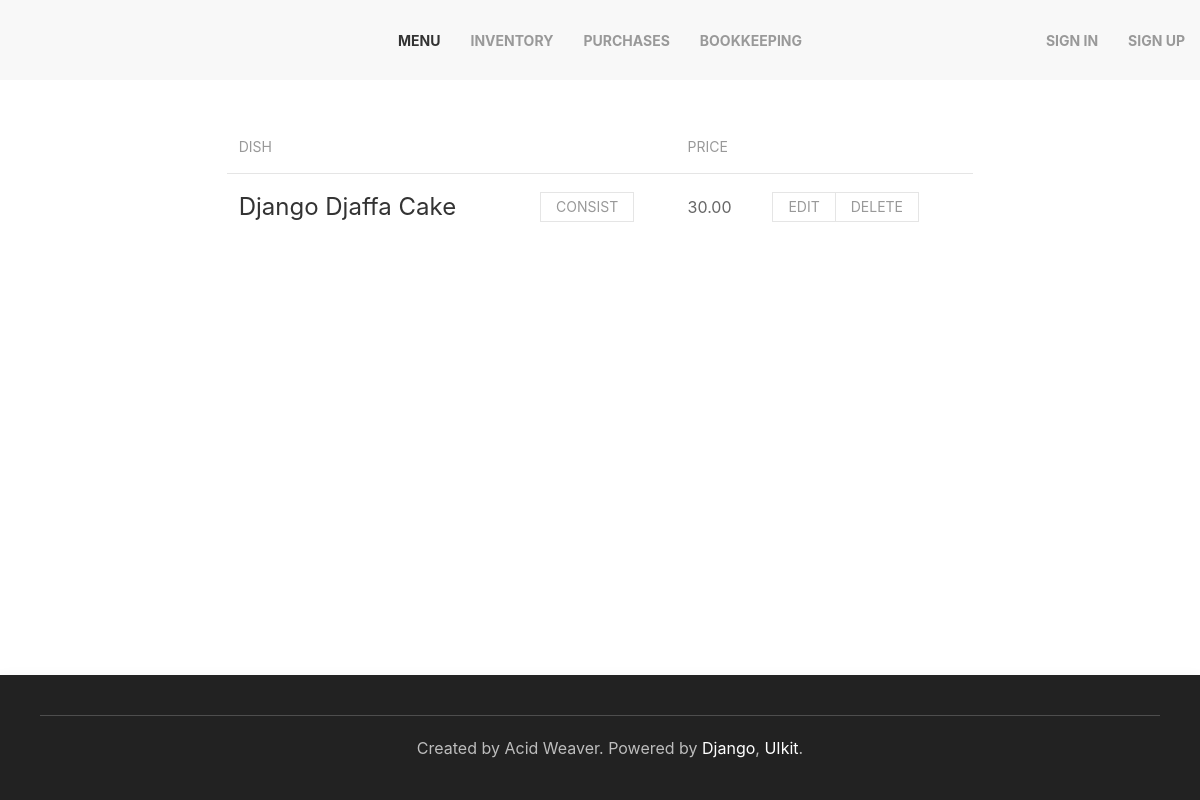
Page /menu on the earlier database version.
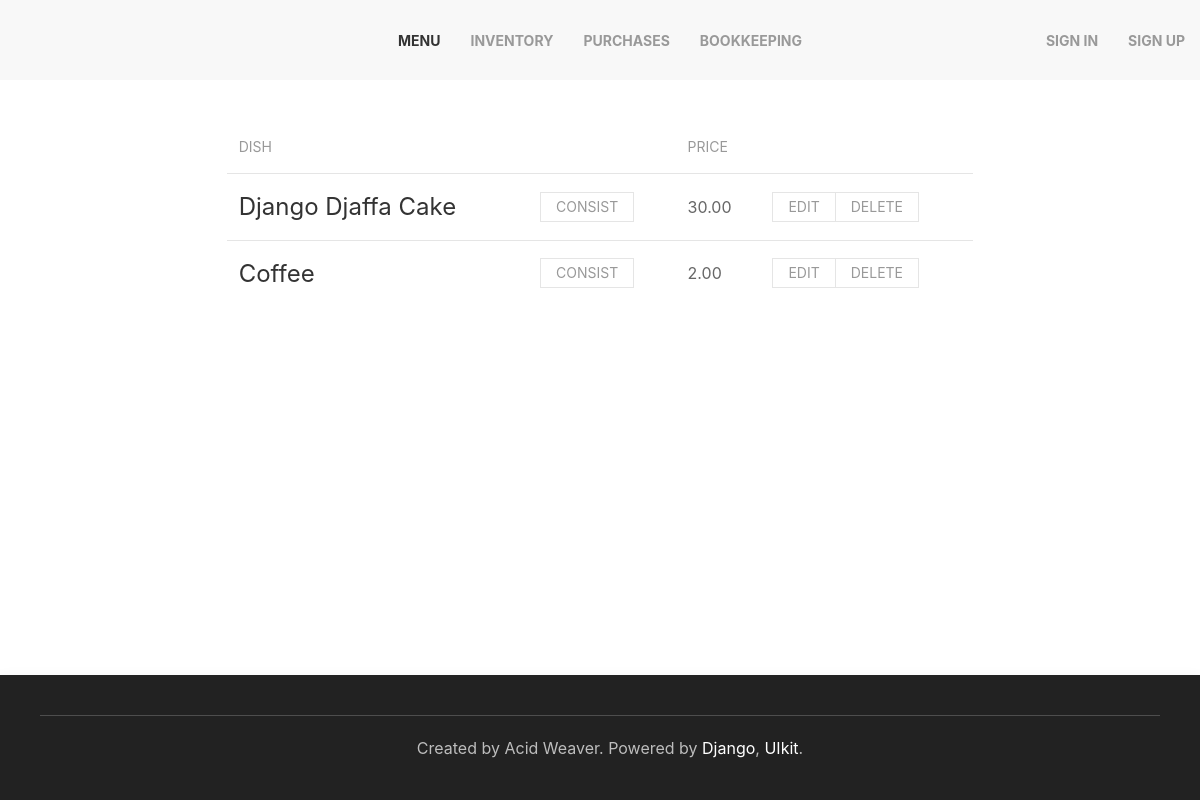
Same page on the later database version.
### inventory/models.py (models this page shows, shortened)
class MenuItem(models.Model):
	title = models.CharField(max_length=255, unique=True)
	price = models.DecimalField(max_digits=5, decimal_places=2, default=0)

### inventory/views.py (the view)
# urls.py: path('menu', MenuView.as_view(), name='menu'),
class MenuView(DataMixin, ListView):
	model = MenuItem
	template_name = 'inventory/menu.html'
	def get_context_data(self, **kwargs):
		context = super().get_context_data(**kwargs)
		mixin_context = self.get_user_context(title='Menu', select=0)
		return dict(list(context.items()) + list(mixin_context.items()))

### inventory/utils.py (called while the page is built)
	def get_user_context(self, **kwargs):
		context = kwargs
		if 'select' in context:
			context['select'] = navigation[context['select']]
		context['nav_menu'] = navigation
		return context

### inventory/templates/inventory/menu.html (shortened to what this page needs)
{% extends 'inventory/base.html' %}
{% block content %}
<div class="uk-grid-match uk-margin-remove-left" uk-grid>
	<div class="uk-width-expand uk-padding-remove">
		<table class="uk-table uk-table-middle uk-table-divider">
			<thead>
				<tr>
					<th>Dish</th>
					<th></th>
					<th>Price</th>
					<th></th>
				</tr>
			</thead>
			<tbody>
				{% for item in object_list %}
				<tr>
					<td><h3>{{ item.title }}</h3></td>
					<td><button class="uk-button uk-button-default uk-button-small" href="#" disabled>Consist</button></td>
					<td>{{ item.price }}</td>
					<td>
						<div class="uk-button-group">
							<button class="uk-button uk-button-default uk-button-small" href="#" disabled>Edit</button>
							<button class="uk-button uk-button-default uk-button-small" href="#" disabled>Delete</button>
						</div>
					</td>
				</tr>
				{% endfor %}
			</tbody>
		</table>
	</div>
</div>
{% endblock %}

Differences in the rows shown:
added MenuItem: title "Coffee", price "2.00"
